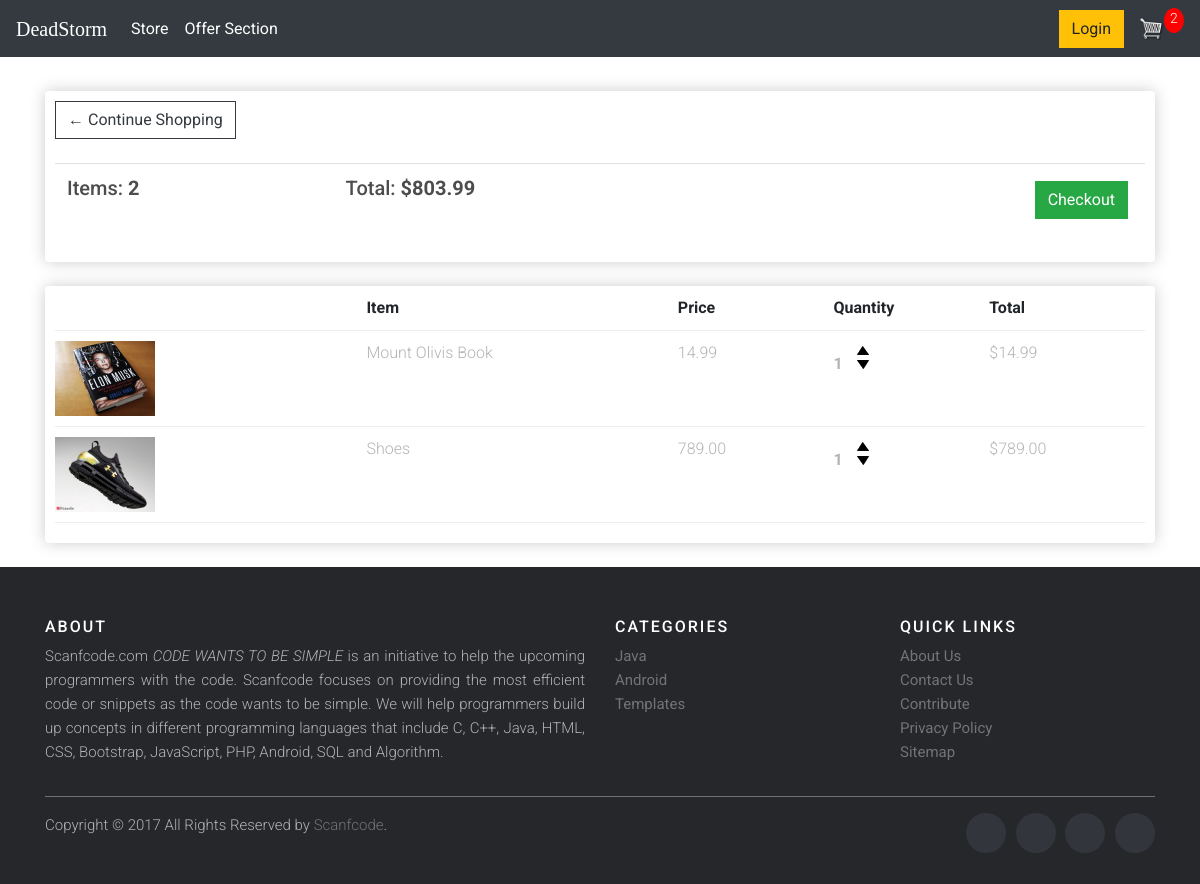
The page /cart/ (signed in) on the database as committed earlier.
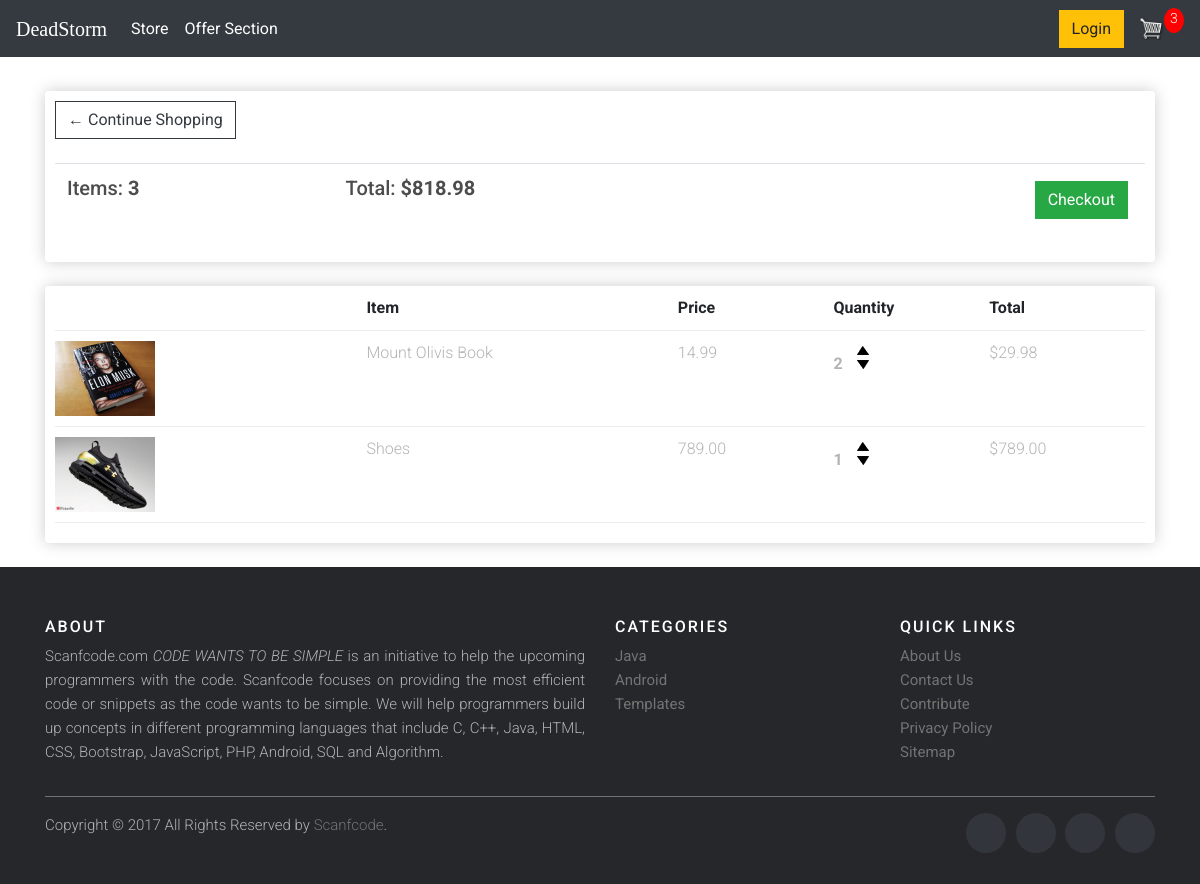
The same page on the database as committed later.
### store/models.py (models this page shows, shortened)
class Order(models.Model):
	customer=models.ForeignKey(Customer, on_delete=models.SET_NULL,blank=True, null= True)
	date_ordered = models.DateField(auto_now_add=True)
	complete = models.BooleanField(default=False,null=True,blank=False)
	transaction_id= models.CharField(max_length=200)
	@property
	def get_cart_total(self):
		orderitems=self.orderitem_set.all()
		total=sum([item.get_total for item in orderitems])
		return total
	@property
	def get_cart_items(self):
		orderitems=self.orderitem_set.all()
		total=sum([item.quantity for item in orderitems])
		return total

class OrderItem(models.Model):
	product=models.ForeignKey(Product, on_delete=models.SET_NULL,blank=True, null= True)
	order=models.ForeignKey(Order, on_delete=models.SET_NULL,blank=True, null= True)
	quantity=models.IntegerField(default=0,null=True,blank=True)
	date_added = models.DateField(auto_now_add=True)
	@property
	def get_total(self):
		total=self.product.price * self.quantity
		return total

class Product(models.Model):
	name = models.CharField(max_length=200)
	price = models.DecimalField(max_digits=7,decimal_places=2)
	digital = models.BooleanField(default=False,null=True, blank=False)
	image=models.ImageField(null=True,blank=True)
	@property
	def imageURL(self):
		try:
			url=self.image.url
		except:
			url=''
		return url

### store/views.py (the view)
# urls.py: path('cart/',views.cart,name='cart'),
def cart(request):
	data=cartData(request)
	CartItems=data['CartItems']
	order=data['order']
	items=data['items']
	context={'items':items,'order':order,'CartItems':CartItems}
	return render(request, 'store/cart.html', context)

### store/utils.py (called while the page is built)
def cartData(request):
	if request.user.is_authenticated:
		customer=request.user.customer
		order,created=Order.objects.get_or_create(customer=customer,complete=False)
		items=order.orderitem_set.all()
		CartItems=order.get_cart_items
	else:
		cookieData=cookieCart(request)
		CartItems=cookieData['CartItems']
		order=cookieData['order']
		items=cookieData['items']
	return {'CartItems':CartItems,'order':order,'items':items}

### store/templates/store/cart.html
{% extends 'store/main.html' %}
{% load static %}
{% block content %}
 <div class="row">
	<div class="col-lg-12">
		<div class="box-element">
			<a  class="btn btn-outline-dark" href="{% url 'store' %}">&#x2190; Continue Shopping</a>
			<br>
			<br>
			<table class="table table-hover">
				<tr>
					<th><h5>Items: <strong>{{order.get_cart_items}}</strong></h5></th>
					<th><h5>Total:<strong> ${{order.get_cart_total}}</strong></h5></th>
					<th>
						<a  style="float:right; margin:5px;" class="btn btn-success" href="{% url 'checkout' %}">Checkout</a>
					</th>
				</tr>
			</table>
		</div>
	<br>
	<div class="box-element">
	<div class="cart-row">
		<div style="flex:2"></div>
		<div style="flex:2"><strong>Item</strong></div>
		<div style="flex:1"><strong>Price</strong></div>
		<div style="flex:1"><strong>Quantity</strong></div>
		<div style="flex:1"><strong>Total</strong></div>
	</div>
	{% for item in items %}
	<div class="cart-row">
		<div style="flex:2"><img class="row-image" src="{{item.product.imageURL}}"></div>
		<div style="flex:2"><p>{{item.product.name}}</p></div>
		<div style="flex:1"><p>{{item.product.price|floatformat:2}}</p></div>
		<div style="flex:1">
			<p class="quantity">{{item.quantity}}</p>
			<div class="quantity">
				<img data-product="{{item.product.id}}" data-action="add" onClick="window.location.reload();" class="chg-quantity update-cart" src="{% static  'images/arrow-up.png' %}">
				<img  data-product="{{item.product.id}}" data-action="remove" onClick="window.location.reload();"class="chg-quantity update-cart" src="{% static  'images/arrow-down.png' %}">
			</div>
		</div>
		<div style="flex:1"><p>${{item.get_total}}</p></div>
	</div>
	{% endfor %}
	</div>
</div>
</div>
{% endblock content %}

### store/templates/store/main.html (shortened to what this page needs)
<!DOCTYPE html>
{% load static %}
<html>
<head>
	<link rel="stylesheet" href="https://stackpath.bootstrapcdn.com/bootstrap/4.4.1/css/bootstrap.min.css">
	<link rel="stylesheet" type="text/css" href="{% static 'css/main.css' %}">
</head>
<body>
	<nav class="navbar navbar-expand-lg navbar-dark bg-dark">
	  <a class="navbar-brand" href="{% url 'store' %}" style="font-family:verdana;" >DeadStorm</a>
	  <div class="collapse navbar-collapse" id="navbarSupportedContent">
	    <ul class="navbar-nav mr-auto">
	      <li class="nav-item active">
	        <a class="nav-link" href="{% url 'store' %}">Store <span class="sr-only">(current)</span></a>
	      </li>
	      <li class="nav-item active">
	        <a class="nav-link" href="{% url 'store' %}">Offer Section <span class="sr-only">(current)</span></a>
	      </li>
	    </ul>
	  <div class="form-inline my-2 my-lg-0">
     	<a href="{% url 'login_page' %}"class="btn btn-warning">Login</a>
     	<a href="{% url 'cart' %}">
    		<img  id="cart-icon" src="{% static 'images/6+cart.png' %}">
    	</a>
    	<p id="cart-total">{{CartItems}}</p>
       </div>
 	</div>
	</nav>
	         <div class="container">
	                <br>
	                {% block content %}
	                 {% endblock content %}
	         </div>
<br>
<footer class="site-footer">
      <div class="container">
        <div class="row">
          <div class="col-sm-12 col-md-6">
            <h6>About</h6>
            <p class="text-justify">Scanfcode.com <i>CODE WANTS TO BE SIMPLE </i> is an initiative  to help the upcoming programmers with the code. Scanfcode focuses on providing the most efficient code or snippets as the code wants to be simple. We will help programmers build up concepts in different programming languages that include C, C++, Java, HTML, CSS, Bootstrap, JavaScript, PHP, Android, SQL and Algorithm.</p>
          </div>
          <div class="col-xs-6 col-md-3">
            <h6>Categories</h6>
            <ul class="footer-links">
              <li><a href="http://scanfcode.com/category/java-programming-language/">Java</a></li>
              <li><a href="http://scanfcode.com/category/android/">Android</a></li>
              <li><a href="http://scanfcode.com/category/templates/">Templates</a></li>
            </ul>
          </div>
          <div class="col-xs-6 col-md-3">
            <h6>Quick Links</h6>
            <ul class="footer-links">
              <li><a href="http://scanfcode.com/about/">About Us</a></li>
              <li><a href="http://scanfcode.com/contact/">Contact Us</a></li>
              <li><a href="http://scanfcode.com/contribute-at-scanfcode/">Contribute</a></li>
              <li><a href="http://scanfcode.com/privacy-policy/">Privacy Policy</a></li>
              <li><a href="http://scanfcode.com/sitemap/">Sitemap</a></li>
            </ul>
          </div>
        </div>
        <hr>
      </div>
      <div class="container">
        <div class="row">
          <div class="col-md-8 col-sm-6 col-xs-12">
            <p class="copyright-text">Copyright &copy; 2017 All Rights Reserved by
         <a href="#">Scanfcode</a>.
            </p>
          </div>
          <div class="col-md-4 col-sm-6 col-xs-12">
            <ul class="social-icons">
              <li><a class="facebook" href="#"></a></li>
              <li><a class="twitter" href="#"></a></li>
              <li><a class="dribbble" href="#"></a></li>
              <li><a class="linkedin" href="#"></a></li>
            </ul>
          </div>
        </div>
      </div>
</footer>
</body>
</html>

### static/css/main.css (style rules this page uses)
body { background-color: hsl(0, 0%, 98%); }
h1,h2,h3,h4,h5,h6 { color:hsl(0, 0%, 30%); }
.box-element { box-shadow:hsl(0, 0%, 80%) 0 0 16px; background-color: #fff; border-radius: 4px; padding: 10px; }
#cart-icon { width:25px; display: inline-block; margin-left: 15px; }
#cart-total { display: block; text-align: center; color:#fff; background-color: red; width: 20px; height: 25px; border-radius: 50%; font-size: 14px; }
.col-lg-4, .col-lg-6, .col-lg-8, .col-lg-12 { margin-top: 10px; }
.btn { border-radius: 0; }
.row-image { width: 100px; }
.cart-row { display: flex; align-items: flex-stretch; padding-bottom: 10px; margin-bottom: 10px; border-bottom: 1px solid #ececec; }
.quantity { display: inline-block; font-weight: 700; padding-right:10px; }
.chg-quantity { width: 12px; cursor: pointer; display: block; margin-top: 5px; transition:.1s; }
body { font-family: "Roboto", sans-serif; background-color: #fff; }
p { color: #b3b3b3; font-weight: 300; }
h1, h2, h3, h4, h5, h6, .h1, .h2, .h3, .h4, .h5, .h6 { font-family: "Roboto", sans-serif; }
a { -webkit-transition: .3s all ease; -o-transition: .3s all ease; transition: .3s all ease; }
.btn { text-decoration: none !important; }
.site-footer { background-color:#26272b; padding:45px 0 20px; font-size:15px; line-height:24px; color:#737373; }
.site-footer hr { border-top-color:#bbb; opacity:0.5 }
.site-footer h6 { color:#fff; font-size:16px; text-transform:uppercase; margin-top:5px; letter-spacing:2px }
.site-footer a { color:#737373; }
.footer-links { padding-left:0; list-style:none }
.footer-links li { display:block }
.footer-links a { color:#737373 }
.site-footer .social-icons { text-align:right }
.site-footer .social-icons a { width:40px; height:40px; line-height:40px; margin-left:6px; margin-right:0; border-radius:100%; background-color:#33353d }
.copyright-text { margin:0 }
.social-icons { padding-left:0; margin-bottom:0; list-style:none }
.social-icons li { display:inline-block; margin-bottom:4px }
.social-icons a { background-color:#eceeef; color:#818a91; font-size:16px; display:inline-block; line-height:44px; width:44px; height:44px; text-align:center; margin-right:8px; border-radius:100%; -webkit-transition:all .2s linear; -o-transition:all .2s linear; transition:all .2s linear }

Rows that differ between the two databases and show on the page:
changed through a linked row, Order: get_cart_items "2" → "3"; get_cart_total "803.99" → "818.98"
changed OrderItem "Mount Olivis Book": quantity "1" → "2"; get_total "14.99" → "29.98"
Other text that changed with them:
{{ CartItems }}: "2" → "3"
